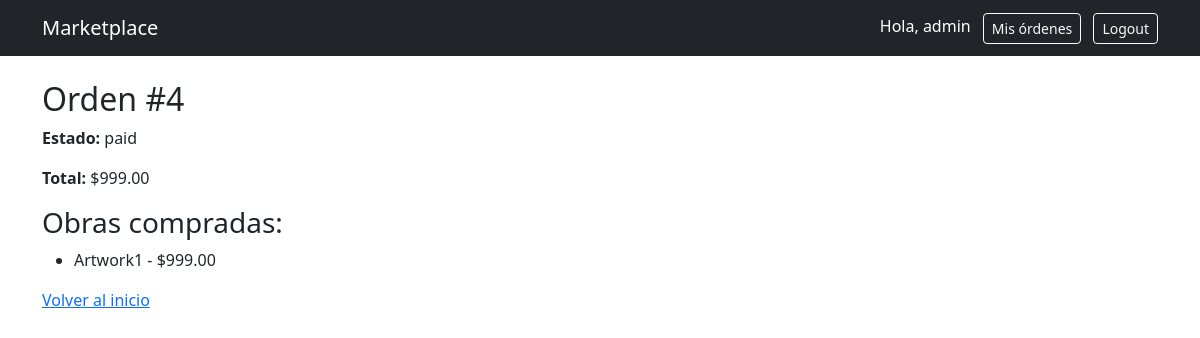
/orders/4/ (signed in), run on the app's committed database.
### accounts/models.py (models this page shows)
class User(AbstractUser):
    ROLE_CHOICES = (
        ('buyer', 'Buyer'),
        ('artist', 'Artist'),
    )
    role = models.CharField(max_length=10, choices=ROLE_CHOICES, default='buyer')

### orders/models.py (models this page shows, shortened)
class Order(models.Model):
    STATUS_CHOICES = (
        ('pending', 'Pending'),
        ('paid', 'Paid'),
        ('shipped', 'Shipped'),
    )
    user = models.ForeignKey(User, on_delete=models.CASCADE)
    status = models.CharField(max_length=10, choices=STATUS_CHOICES, default='pending')
    total = models.DecimalField(max_digits=10, decimal_places=2)
    shipping_address = models.TextField()
    tracking_number = models.CharField(max_length=100, blank=True, null=True)

class OrderItem(models.Model):
    order = models.ForeignKey(Order, on_delete=models.CASCADE)
    artwork = models.ForeignKey(Artwork, on_delete=models.CASCADE)
    price = models.DecimalField(max_digits=10, decimal_places=2)

### marketplace/models.py (models this page shows, shortened)
class Artwork(models.Model):
    artist = models.ForeignKey(User, on_delete=models.CASCADE)
    title = models.CharField(max_length=200)
    description = models.TextField()
    price = models.DecimalField(max_digits=10, decimal_places=2)
    category = models.ForeignKey(Category, on_delete=models.SET_NULL, null=True)
    image = models.ImageField(upload_to='artworks/', null=True, blank=True)
    stock = models.IntegerField(default=1)
    is_available = models.BooleanField(default=True)

### orders/views.py (the view)
# urls.py: path('<int:pk>/', views.order_detail, name='order_detail'),
def order_detail(request, pk):
    order = get_object_or_404(Order, pk=pk)
    return render(request, 'orders/detail.html', {'order': order})

### orders/templates/orders/detail.html
{% extends "base.html" %}
{% block content %}
<h2>Orden #{{ order.id }}</h2>
<p><strong>Estado:</strong> {{ order.status }}</p>
<p><strong>Total:</strong> ${{ order.total }}</p>
<h3>Obras compradas:</h3>
<ul>
    {% for item in order.orderitem_set.all %}
        <li>
            {{ item.artwork.title }} - ${{ item.price }}
        </li>
    {% empty %}
        <li>No hay productos en esta orden</li>
    {% endfor %}
</ul>
<a href="/">Volver al inicio</a>
{% endblock %}

### templates/base.html (shortened to what this page needs)
<!DOCTYPE html>
<html lang="es">
<head>
    <link href="https://cdn.jsdelivr.net/npm/bootstrap@5.3.0/dist/css/bootstrap.min.css" rel="stylesheet">
</head>
<body>
<nav class="navbar navbar-expand-lg navbar-dark bg-dark">
    <div class="container">
        <a class="navbar-brand" href="/">Marketplace</a>
        <div>
            {% if user.is_authenticated %}
                <span class="text-white me-2">Hola, {{ user.username }}</span>
                <a class="btn btn-outline-light btn-sm me-2" href="{% url 'order_list' %}">Mis órdenes</a>
                <a class="btn btn-outline-light btn-sm" href="{% url 'logout' %}">Logout</a>
            {% else %}
                <a class="btn btn-outline-light btn-sm me-2" href="{% url 'login' %}">Login</a>
                <a class="btn btn-light btn-sm" href="{% url 'register' %}">Registro</a>
            {% endif %}
        </div>
    </div>
</nav>
<div class="container mt-4">
    {% block content %}
    {% endblock %}
</div>
</body>
</html>

### data on the page
User: username "admin"
Order: id "4", status "paid", total "999.00"
OrderItem: artwork "Artwork1", price "999.00"
